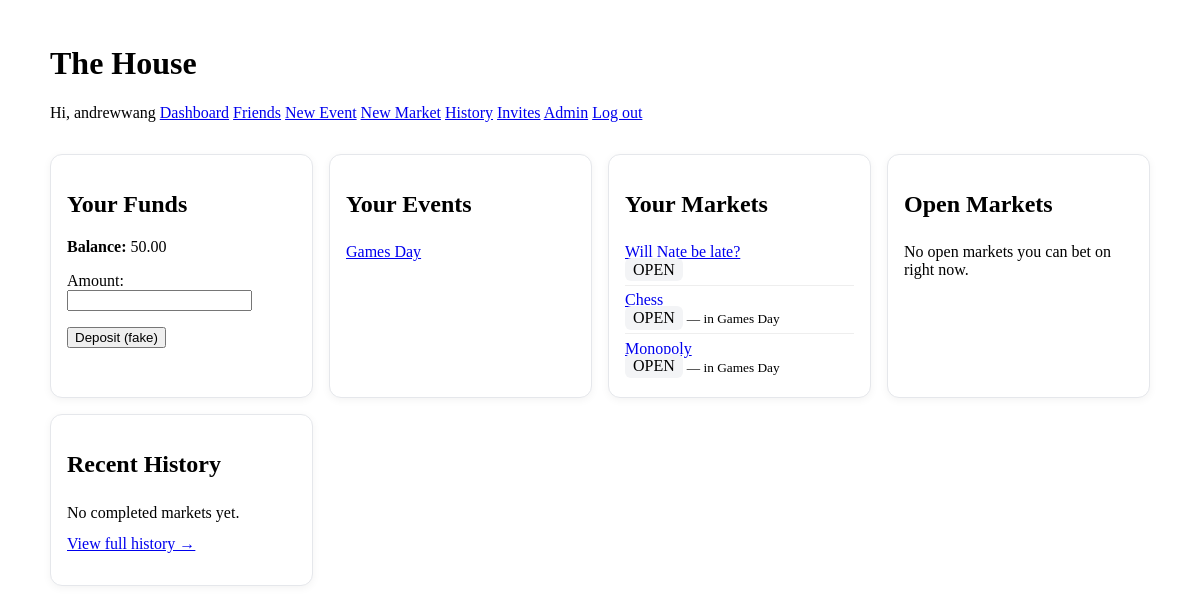
The app's page / (signed in) with its own data.
### bets/models.py (models this page shows, shortened)
class Wallet(models.Model):
    user = models.OneToOneField(User, on_delete=models.CASCADE, related_name='wallet')
    balance = models.DecimalField(max_digits=12, decimal_places=2, default=Decimal('0.00'))

class Event(models.Model):
    name = models.CharField(max_length=120)
    description = models.TextField(blank=True)
    creator = models.ForeignKey(User, on_delete=models.CASCADE, related_name='created_events')
    created_at = models.DateTimeField(default=timezone.now)
    is_active = models.BooleanField(default=True)
    default_house = models.ForeignKey(
        User, on_delete=models.SET_NULL, null=True, blank=True,
        related_name='events_as_default_house'
    )

class Market(models.Model):
    OPEN = 'OPEN'
    SUSPENDED = 'SUSPENDED'
    SETTLED = 'SETTLED'
    STATUSES = [(OPEN,'Open'),(SUSPENDED,'Suspended'),(SETTLED,'Settled')]
    title = models.CharField(max_length=200)
    creator = models.ForeignKey(User, on_delete=models.CASCADE, related_name='created_markets')
    house = models.ForeignKey(User, on_delete=models.SET_NULL, null=True, blank=True, related_name='house_markets')
    event = models.ForeignKey(Event, on_delete=models.CASCADE, null=True, blank=True, related_name='markets')
    house_margin = models.DecimalField(max_digits=5, decimal_places=4, default=Decimal('0.05'))
    status = models.CharField(max_length=12, choices=STATUSES, default=OPEN)
    closes_at = models.DateTimeField(null=True, blank=True)
    created_at = models.DateTimeField(default=timezone.now)
    max_bet_limit = models.DecimalField(max_digits=12, decimal_places=2, default=Decimal('100.00'))

### bets/views.py (the view)
# urls.py: path('', RedirectView.as_view(pattern_name='bets:dashboard', permanent=False)),
@login_required
def dashboard(request):
    wallet = ensure_wallet(request.user)
    member_event_ids = EventMembership.objects.filter(user=request.user).values_list('event_id', flat=True)
    events_for_you = (
        Event.objects.filter(Q(creator=request.user) | Q(id__in=member_event_ids))
        .order_by('-created_at')[:10]
    )
    your_markets = (
    Market.objects
    .filter(Q(creator=request.user) | Q(house=request.user))
    .exclude(status=Market.SETTLED)
    .select_related('event')
    .order_by('-created_at')[:10]
)
    now = timezone.now()
    shared_ids = MarketShare.objects.filter(user=request.user).values_list('market_id', flat=True)
    open_markets = (
        Market.objects.filter(status=Market.OPEN)
        .filter(Q(event_id__in=member_event_ids) | Q(id__in=shared_ids))
        .filter(Q(closes_at__isnull=True) | Q(closes_at__gt=now))
        .exclude(creator=request.user)
        .exclude(house=request.user)
        .select_related('event', 'creator')
        .order_by('-created_at')[:10]
    )
    settled_preview = (
        Market.objects.filter(creator=request.user, status=Market.SETTLED)
        .order_by('-created_at')
        .prefetch_related('outcomes')[:3]
    )
    return render(request, 'bets/dashboard.html', {
        'wallet': wallet,
        'events': events_for_you,
        'your_markets': your_markets,
        'open_markets': open_markets,
        'settled_preview': settled_preview,
        'deposit_form': DepositForm(),
    })

### bets/forms.py
class DepositForm(forms.Form):
    amount = forms.DecimalField(min_value=1, decimal_places=2, max_digits=12)

### bets/context_processors.py (called while the page is built)
def invite_counts(request):
    if not request.user.is_authenticated:
        return {'invite_count': 0}
    uid = request.user.id
    total = 0
    total += FriendshipRequest.objects.filter(to_user_id=uid, status='PENDING', seen=False).count()
    total += EventInvite.objects.filter(to_user_id=uid, status='PENDING', seen=False).count()
    total += MarketShareRequest.objects.filter(to_user_id=uid, status='PENDING', seen=False).count()
    return {'invite_count': total}

### bets/services.py (called while the page is built)
def ensure_wallet(user):
    wallet, _ = Wallet.objects.get_or_create(user=user)
    return wallet

### bets/templatetags/formatting.py (called while the page is built)
@register.filter
def money(val):
    if val is None or val == '':
        return "0.00"
    d = Decimal(val).quantize(TWOP, rounding=ROUND_HALF_UP)
    return f"{d:.2f}"

### bets/templates/bets/dashboard.html (shortened to what this page needs)
{% extends 'bets/base.html' %}
{% load formatting %}
{% block content %}
  <section class="grid">
    <div class="card">
      <h2>Your Funds</h2>
      <p><strong>Balance:</strong> {{ wallet.balance|money }}</p>
      <form method="post" action="{% url 'bets:deposit' %}">
        {{ deposit_form.as_p }}
        <button>Deposit (fake)</button>
      </form>
    </div>
    <div class="card">
      <h2>Your Events</h2>
      <ul class="list">
        {% for ev in events %}
          <li><a href="{% url 'bets:event_detail' ev.pk %}">{{ ev.name }}</a></li>
        {% empty %}
          <li>No events yet.</li>
        {% endfor %}
      </ul>
    </div>
    <div class="card">
      <h2>Your Markets</h2>
      <ul class="list">
        {% for m in your_markets %}
          <li>
            <a href="{% url 'bets:market_detail' m.pk %}" class="market-title" title="{{ m.title }}">{{ m.title }}</a>
            <span class="badge">{{ m.status }}</span>
            {% if m.event %}<small> — in {{ m.event.name }}</small>{% endif %}
          </li>
        {% empty %}
          <li>No markets created yet.</li>
        {% endfor %}
      </ul>
    </div>
    <div class="card">
      <h2>Open Markets</h2>
      <ul class="list">
        {% for m in open_markets %}
          <li>
            <a href="{% url 'bets:market_detail' m.pk %}" class="market-title" title="{{ m.title }}">{{ m.title }}</a>
            {% if m.event %}<small> — in {{ m.event.name }}</small>{% endif %}
            <small> — by {{ m.creator.username }}</small>
          </li>
        {% empty %}
          <li>No open markets you can bet on right now.</li>
        {% endfor %}
      </ul>
    </div>
    <div class="card">
      <h2>Recent History</h2>
      <ul class="list">
        {% for m in settled_preview %}
          <li>
            <div class="title-line">
              <a href="{% url 'bets:market_detail' m.pk %}" class="market-title" title="{{ m.title }}">{{ m.title }}</a>
            </div>
            {% for oc in m.outcomes.all %}
              {% if oc.is_winner %}
                <div class="outcome-line"><span class="badge">OUTCOME: {{ oc.title }}</span></div>
              {% endif %}
            {% endfor %}
          </li>
        {% empty %}
          <li>No completed markets yet.</li>
        {% endfor %}
      </ul>
      <p style="margin-top:.5rem;">
        <a class="btn-link" href="{% url 'bets:market_history' %}">View full history →</a>
      </p>
    </div>
  </section>
{% endblock %}

### bets/templates/bets/base.html (shortened to what this page needs)
{% load static %}
<!doctype html>
<html lang="en">
<head>
  <link rel="stylesheet" href="{% static 'bets/styles.css' %}">
</head>
<body>
  <header class="container">
    <h1>The House</h1>
    <nav>
      {% if user.is_authenticated %}
        <span>Hi, {{ user.username }}</span>
        <a href="{% url 'bets:dashboard' %}">Dashboard</a>
        <a href="{% url 'bets:friends' %}">Friends</a>
        <a href="{% url 'bets:event_create' %}">New Event</a>
        <a href="{% url 'bets:market_create' %}">New Market</a>
        <a href="{% url 'bets:market_history' %}">History</a>
        <a href="{% url 'bets:invites' %}">Invites{% if invite_count %} ({{ invite_count }}){% endif %}</a>
        {% if user.is_superuser %}<a href="{% url 'admin:index' %}">Admin</a>{% endif %}
        <a href="{% url 'bets:logout' %}">Log out</a>
      {% else %}
        <a href="{% url 'login' %}">Log in</a>
      {% endif %}
    </nav>
  </header>
  <main class="container">
    {% block content %}{% endblock %}
  </main>
</body>
</html>

### static/bets/styles.css (style rules this page uses)
:root { --pad: 1rem; }
.container { max-width: 1100px; margin: 0 auto; padding: var(--pad); }
.card { border: 1px solid #e5e7eb; border-radius: 12px; padding: var(--pad); background: #fff; box-shadow: 0 2px 8px rgba(0,0,0,.05); }
.grid { display: grid; grid-template-columns: repeat(auto-fit, minmax(260px,1fr)); gap: var(--pad); }
.badge { background: #f3f4f6; padding: .2rem .5rem; border-radius: 6px; font-variant-numeric: tabular-nums; }
.list { list-style: none; margin: 0; padding: 0; }
.list li { padding: .35rem 0; border-bottom: 1px solid #eee; }
.list li:last-child { border-bottom: 0; }
.market-title { flex: 1 1 auto; min-width: 0; display: block; overflow: hidden; white-space: nowrap; text-overflow: ellipsis; }
.btn-link { text-decoration: underline; }

### records on screen
Wallet: balance "50.00"
Event: name "Games Day"
Market: title "Will Nate be late?", status "OPEN"
Market: title "Chess", status "OPEN", event.name "Games Day"
Market: title "Monopoly", status "OPEN", event.name "Games Day"

### other values on screen
{{ user.username }} "andrewwang"
